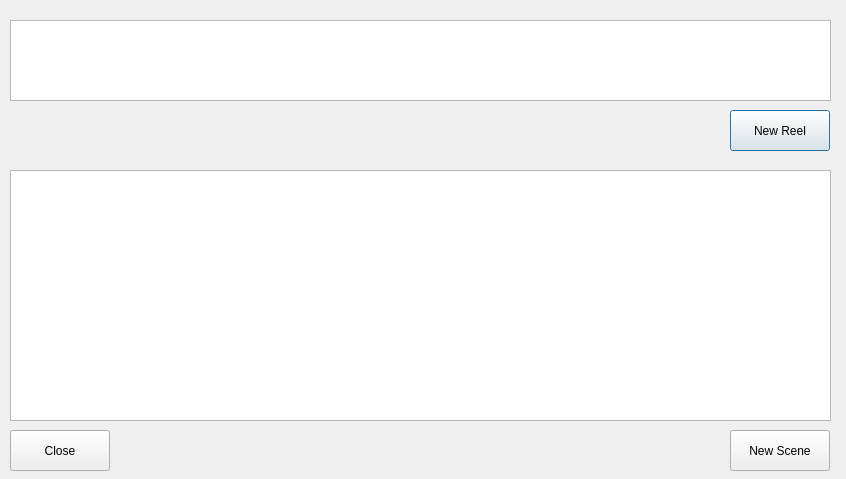
<?xml version="1.0" encoding="UTF-8"?>
<ui version="4.0">
 <class>dbDialogs</class>
 <widget class="QDialog" name="dbDialogs">
  <property name="geometry">
   <rect>
    <x>0</x>
    <y>0</y>
    <width>846</width>
    <height>479</height>
   </rect>
  </property>
  <property name="windowTitle">
   <string>Dialog</string>
  </property>
  <widget class="QTableView" name="reelsTable">
   <property name="geometry">
    <rect>
     <x>10</x>
     <y>20</y>
     <width>821</width>
     <height>81</height>
    </rect>
   </property>
   <property name="alternatingRowColors">
    <bool>true</bool>
   </property>
   <property name="selectionMode">
    <enum>QAbstractItemView::SelectionMode::SingleSelection</enum>
   </property>
   <property name="selectionBehavior">
    <enum>QAbstractItemView::SelectionBehavior::SelectRows</enum>
   </property>
  </widget>
  <widget class="QTableView" name="scenesTable">
   <property name="geometry">
    <rect>
     <x>10</x>
     <y>170</y>
     <width>821</width>
     <height>251</height>
    </rect>
   </property>
   <property name="selectionMode">
    <enum>QAbstractItemView::SelectionMode::SingleSelection</enum>
   </property>
   <property name="selectionBehavior">
    <enum>QAbstractItemView::SelectionBehavior::SelectRows</enum>
   </property>
  </widget>
  <widget class="QPushButton" name="btNewReel">
   <property name="geometry">
    <rect>
     <x>730</x>
     <y>110</y>
     <width>100</width>
     <height>41</height>
    </rect>
   </property>
   <property name="text">
    <string>New Reel</string>
   </property>
  </widget>
  <widget class="QPushButton" name="btNewScene">
   <property name="geometry">
    <rect>
     <x>730</x>
     <y>430</y>
     <width>100</width>
     <height>41</height>
    </rect>
   </property>
   <property name="text">
    <string>New Scene</string>
   </property>
  </widget>
  <widget class="QPushButton" name="btClose">
   <property name="geometry">
    <rect>
     <x>10</x>
     <y>430</y>
     <width>100</width>
     <height>41</height>
    </rect>
   </property>
   <property name="text">
    <string>Close</string>
   </property>
  </widget>
 </widget>
 <resources/>
 <connections/>
</ui>
